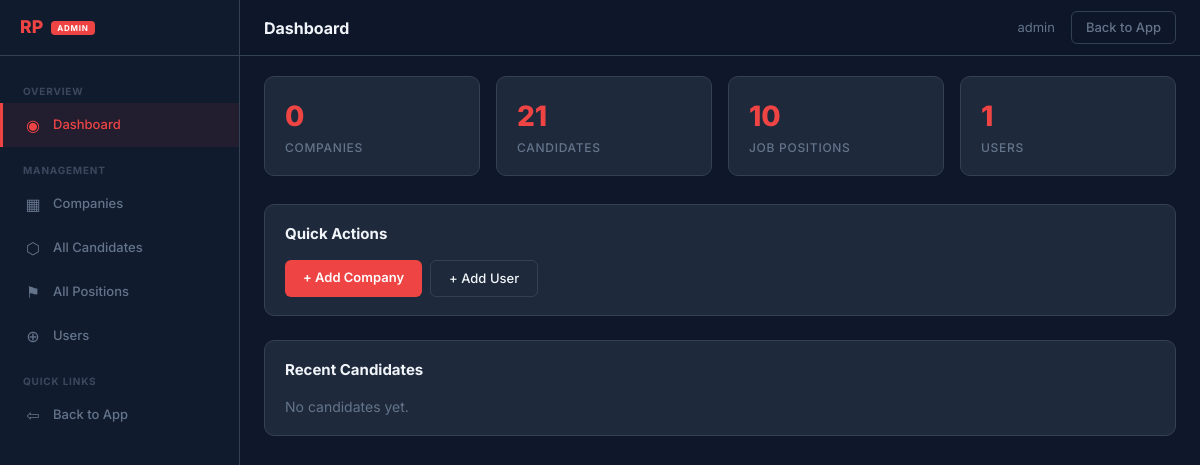
The app's page /adminpanel/ (signed in), older data.
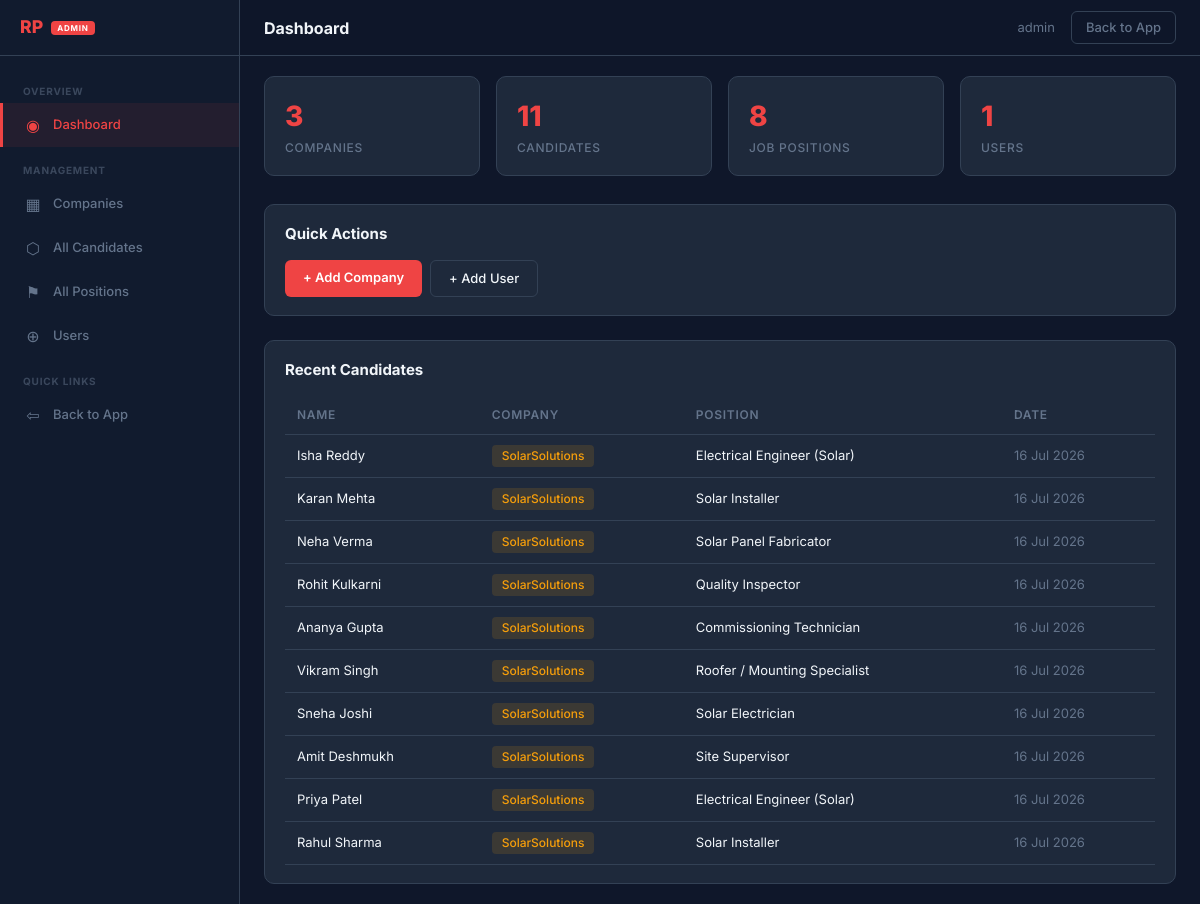
The same page, newer data.
### api/models.py (models this page shows, shortened)
class Application(models.Model):
    company = models.ForeignKey(Company, on_delete=models.CASCADE, related_name='applications')
    full_name = models.CharField('Full Name', max_length=200)
    email = models.EmailField('Email Address')
    phone = models.CharField('Phone Number', max_length=30)
    position = models.CharField('Position', max_length=200)
    experience = models.PositiveIntegerField('Years of Experience')
    resume = models.FileField('Resume / CV', upload_to='resumes/', blank=True, null=True)
    cover_letter = models.TextField('Why join us?')
    status = models.CharField('Status', max_length=30, default='new')
    submitted_at = models.DateTimeField('Submitted', auto_now_add=True)
    class Meta:
        ordering = ['-submitted_at']
        verbose_name = 'Application'
        verbose_name_plural = 'Applications'

class Company(models.Model):
    name = models.CharField('Company Name', max_length=200)
    slug = models.SlugField('Slug', max_length=100, unique=True, help_text='Used in URL: /slug/...')
    brand_color = models.CharField('Brand Color', max_length=7, default='#f59e0b', help_text='Hex color for branding')
    logo_url = models.URLField('Logo URL', blank=True)
    logo = models.ImageField('Logo', upload_to='company_logos/', blank=True)
    is_active = models.BooleanField('Active', default=True)
    created_at = models.DateTimeField(auto_now_add=True)
    class Meta:
        verbose_name = 'Company'
        verbose_name_plural = 'Companies'

### adminpanel/views.py (the view)
# urls.py: path('adminpanel/', admin_views.super_dashboard, name='super_dashboard'),
@super_login_required
def super_dashboard(request):
    stats = {
        'companies': Company.objects.count(),
        'candidates': Application.objects.count(),
        'positions': JobPosition.objects.count(),
        'users': User.objects.count(),
        'stages': Stage.objects.count(),
    }
    recent = Application.objects.select_related('company').order_by('-submitted_at')[:10]
    return render(request, 'adminpanel/super/dashboard.html', {
        'stats': stats,
        'recent': recent,
    })

### adminpanel/views.py (called while the page is built)
def super_login_required(view_func):
    @wraps(view_func)
    def wrapper(request, *args, **kwargs):
        if not request.user.is_authenticated:
            return redirect('landing')
        if not request.user.is_superuser:
            raise Http404('Super admin access required')
        return view_func(request, *args, **kwargs)
    return wrapper

### adminpanel/templates/adminpanel/super/dashboard.html (shortened to what this page needs)
{% extends 'adminpanel/super/super_base.html' %}
{% block page_title %}Dashboard{% endblock %}
{% block content %}
<div class="stats-grid">
  <div class="stat-card"><div class="num">{{ stats.companies }}</div><div class="label">Companies</div></div>
  <div class="stat-card"><div class="num">{{ stats.candidates }}</div><div class="label">Candidates</div></div>
  <div class="stat-card"><div class="num">{{ stats.positions }}</div><div class="label">Job Positions</div></div>
  <div class="stat-card"><div class="num">{{ stats.users }}</div><div class="label">Users</div></div>
</div>
<div class="stat-card" style="margin-bottom: 24px;">
  <div class="section-title">Quick Actions</div>
  <div style="display: flex; gap: 8px; flex-wrap: wrap;">
    <a href="{% url 'super_company_create' %}" style="padding: 8px 18px; background: var(--color-primary); color: #fff; border-radius: 6px; font-weight: 600; font-size: 0.8125rem;">+ Add Company</a>
    <a href="{% url 'super_user_create' %}" style="padding: 8px 18px; background: transparent; border: 1px solid var(--color-border); color: var(--color-text); border-radius: 6px; font-weight: 500; font-size: 0.8125rem;">+ Add User</a>
  </div>
</div>
<div class="stat-card">
  <div class="section-title">Recent Candidates</div>
  {% if recent %}
  <table class="recent-table">
    <thead><tr><th>Name</th><th>Company</th><th>Position</th><th>Date</th></tr></thead>
    <tbody>
      {% for app in recent %}
      <tr>
        <td>{{ app.full_name }}</td>
        <td><span class="company-badge" style="background: {{ app.company.brand_color }}22; color: {{ app.company.brand_color }};">{{ app.company.name }}</span></td>
        <td>{{ app.position }}</td>
        <td style="color: var(--color-text-muted);">{{ app.submitted_at|date:"d M Y" }}</td>
      </tr>
      {% endfor %}
    </tbody>
  </table>
  {% else %}
  <p style="color: var(--color-text-muted);">No candidates yet.</p>
  {% endif %}
</div>
{% endblock %}

Row changes from the older to the newer data that the page shows:
now on this page (row edited): Application: full_name "Isha Reddy", company.name "SolarSolutions", position "Electrical Engineer (Solar)", submitted_at "16 Jul 2026"
now on this page (row edited): Application: full_name "Karan Mehta", company.name "SolarSolutions", position "Solar Installer", submitted_at "16 Jul 2026"
now on this page (row edited): Application: full_name "Neha Verma", company.name "SolarSolutions", position "Solar Panel Fabricator", submitted_at "16 Jul 2026"
now on this page (row edited): Application: full_name "Rohit Kulkarni", company.name "SolarSolutions", position "Quality Inspector", submitted_at "16 Jul 2026"
now on this page (row edited): Application: full_name "Ananya Gupta", company.name "SolarSolutions", position "Commissioning Technician", submitted_at "16 Jul 2026"
now on this page (row edited): Application: full_name "Vikram Singh", company.name "SolarSolutions", position "Roofer / Mounting Specialist", submitted_at "16 Jul 2026"
now on this page (row edited): Application: full_name "Sneha Joshi", company.name "SolarSolutions", position "Solar Electrician", submitted_at "16 Jul 2026"
now on this page (row edited): Application: full_name "Amit Deshmukh", company.name "SolarSolutions", position "Site Supervisor", submitted_at "16 Jul 2026"
now on this page (row edited): Application: full_name "Priya Patel", company.name "SolarSolutions", position "Electrical Engineer (Solar)", submitted_at "16 Jul 2026"
now on this page (row edited): Application: full_name "Rahul Sharma", company.name "SolarSolutions", position "Solar Installer", submitted_at "16 Jul 2026"
Text that changed along with them:
{{ stats.companies }}: "0" → "3"
{{ stats.candidates }}: "21" → "11"
{{ stats.positions }}: "10" → "8"
text no longer shown: "No candidates yet."
text now shown: "NAME COMPANY POSITION DATE"
